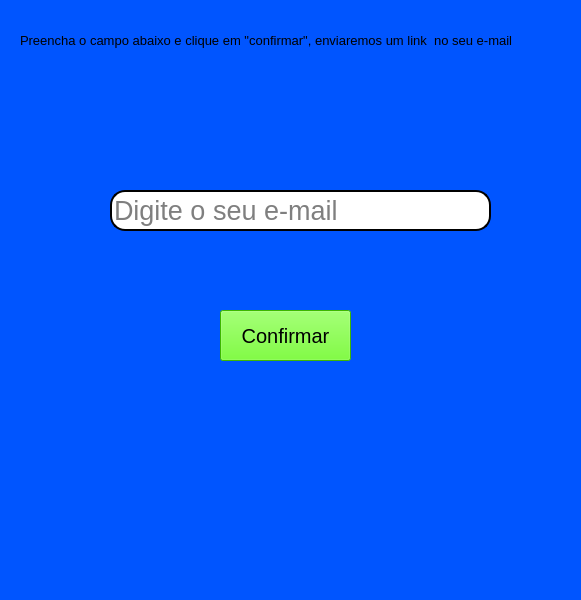
<?xml version="1.0" encoding="UTF-8"?>
<ui version="4.0">
 <class>MainWindow</class>
 <widget class="QMainWindow" name="MainWindow">
  <property name="geometry">
   <rect>
    <x>0</x>
    <y>0</y>
    <width>581</width>
    <height>600</height>
   </rect>
  </property>
  <property name="font">
   <font>
    <pointsize>4</pointsize>
   </font>
  </property>
  <property name="windowTitle">
   <string>MainWindow</string>
  </property>
  <property name="styleSheet">
   <string notr="true">background-color: rgb(0, 85, 255);</string>
  </property>
  <property name="animated">
   <bool>true</bool>
  </property>
  <widget class="QWidget" name="centralwidget">
   <widget class="QLabel" name="label">
    <property name="geometry">
     <rect>
      <x>20</x>
      <y>20</y>
      <width>561</width>
      <height>41</height>
     </rect>
    </property>
    <property name="font">
     <font>
      <pointsize>10</pointsize>
     </font>
    </property>
    <property name="text">
     <string>Preencha o campo abaixo e clique em &quot;confirmar&quot;, enviaremos um link  no seu e-mail</string>
    </property>
   </widget>
   <widget class="QLineEdit" name="lineEdit">
    <property name="geometry">
     <rect>
      <x>110</x>
      <y>190</y>
      <width>381</width>
      <height>41</height>
     </rect>
    </property>
    <property name="font">
     <font>
      <pointsize>20</pointsize>
     </font>
    </property>
    <property name="styleSheet">
     <string notr="true">background-color:rgb(255,255,255);
border-radius:15px;
border-style:outset;
border-width:2px;</string>
    </property>
    <property name="text">
     <string/>
    </property>
    <property name="placeholderText">
     <string>Digite o seu e-mail</string>
    </property>
   </widget>
   <widget class="QPushButton" name="pushButton">
    <property name="geometry">
     <rect>
      <x>220</x>
      <y>310</y>
      <width>131</width>
      <height>51</height>
     </rect>
    </property>
    <property name="font">
     <font>
      <pointsize>15</pointsize>
     </font>
    </property>
    <property name="styleSheet">
     <string notr="true">background-color: rgb(85, 255, 0);</string>
    </property>
    <property name="text">
     <string>Confirmar</string>
    </property>
   </widget>
  </widget>
  <widget class="QMenuBar" name="menubar">
   <property name="geometry">
    <rect>
     <x>0</x>
     <y>0</y>
     <width>581</width>
     <height>21</height>
    </rect>
   </property>
  </widget>
  <widget class="QStatusBar" name="statusbar"/>
 </widget>
 <resources/>
 <connections/>
</ui>
